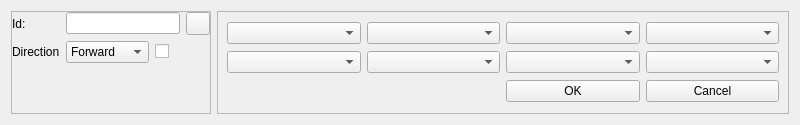
<?xml version="1.0" encoding="UTF-8"?>
<ui version="4.0">
 <class>Form</class>
 <widget class="QWidget" name="Form">
  <property name="geometry">
   <rect>
    <x>0</x>
    <y>0</y>
    <width>800</width>
    <height>125</height>
   </rect>
  </property>
  <property name="maximumSize">
   <size>
    <width>800</width>
    <height>16777215</height>
   </size>
  </property>
  <property name="windowTitle">
   <string>Form</string>
  </property>
  <layout class="QHBoxLayout" name="horizontalLayout">
   <item>
    <widget class="QFrame" name="frameCardId">
     <property name="maximumSize">
      <size>
       <width>200</width>
       <height>16777215</height>
      </size>
     </property>
     <property name="frameShape">
      <enum>QFrame::StyledPanel</enum>
     </property>
     <property name="frameShadow">
      <enum>QFrame::Raised</enum>
     </property>
     <layout class="QVBoxLayout" name="verticalLayout_3">
      <property name="leftMargin">
       <number>0</number>
      </property>
      <property name="topMargin">
       <number>0</number>
      </property>
      <property name="rightMargin">
       <number>0</number>
      </property>
      <property name="bottomMargin">
       <number>0</number>
      </property>
      <item>
       <layout class="QFormLayout" name="formLayout_2">
        <item row="0" column="0">
         <widget class="QLabel" name="label_3">
          <property name="text">
           <string>Id:</string>
          </property>
         </widget>
        </item>
        <item row="0" column="1">
         <layout class="QHBoxLayout" name="horizontalLayout_2">
          <item>
           <widget class="QLineEdit" name="txtCardId">
            <property name="text">
             <string/>
            </property>
           </widget>
          </item>
          <item>
           <widget class="QToolButton" name="btnReadCardId">
            <property name="text">
             <string/>
            </property>
            <property name="icon">
             <iconset>
              <normaloff>read.png</normaloff>read.png</iconset>
            </property>
           </widget>
          </item>
         </layout>
        </item>
        <item row="1" column="1">
         <layout class="QHBoxLayout" name="horizontalLayout_3">
          <item>
           <widget class="QComboBox" name="comboBoxDir">
            <item>
             <property name="text">
              <string>Forward</string>
             </property>
            </item>
            <item>
             <property name="text">
              <string>Backward</string>
             </property>
            </item>
           </widget>
          </item>
          <item>
           <widget class="QCheckBox" name="chkBoxDirEdit">
            <property name="text">
             <string/>
            </property>
           </widget>
          </item>
         </layout>
        </item>
        <item row="1" column="0">
         <widget class="QLabel" name="label_2">
          <property name="text">
           <string>Direction</string>
          </property>
         </widget>
        </item>
       </layout>
      </item>
     </layout>
    </widget>
   </item>
   <item>
    <widget class="QFrame" name="frame">
     <property name="frameShape">
      <enum>QFrame::StyledPanel</enum>
     </property>
     <property name="frameShadow">
      <enum>QFrame::Raised</enum>
     </property>
     <layout class="QGridLayout" name="gridLayout">
      <item row="1" column="2">
       <widget class="QComboBox" name="comboBoxPar2"/>
      </item>
      <item row="0" column="4">
       <widget class="QComboBox" name="comboBoxFunc4"/>
      </item>
      <item row="0" column="3">
       <widget class="QComboBox" name="comboBoxFunc3"/>
      </item>
      <item row="0" column="1">
       <widget class="QComboBox" name="comboBoxFunc1"/>
      </item>
      <item row="1" column="4">
       <widget class="QComboBox" name="comboBoxPar4"/>
      </item>
      <item row="1" column="3">
       <widget class="QComboBox" name="comboBoxPar3"/>
      </item>
      <item row="1" column="1">
       <widget class="QComboBox" name="comboBoxPar1"/>
      </item>
      <item row="0" column="2">
       <widget class="QComboBox" name="comboBoxFunc2"/>
      </item>
      <item row="2" column="4">
       <widget class="QPushButton" name="btnCancel">
        <property name="text">
         <string>Cancel</string>
        </property>
       </widget>
      </item>
      <item row="2" column="3">
       <widget class="QPushButton" name="btnOK">
        <property name="text">
         <string>OK</string>
        </property>
       </widget>
      </item>
     </layout>
    </widget>
   </item>
  </layout>
 </widget>
 <resources/>
 <connections/>
</ui>
